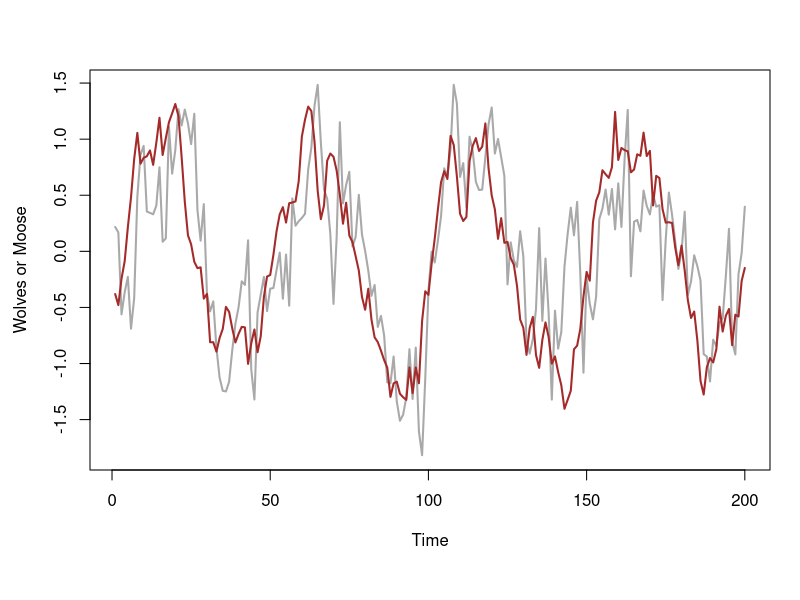
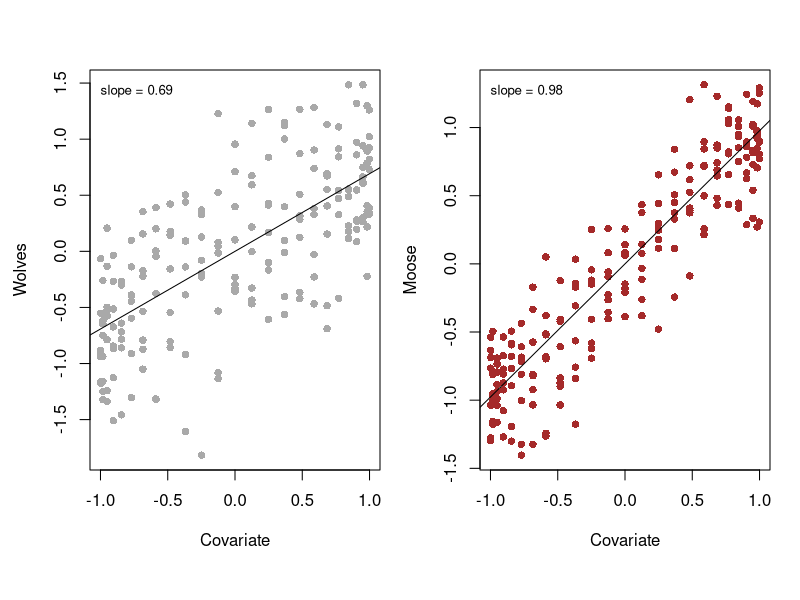
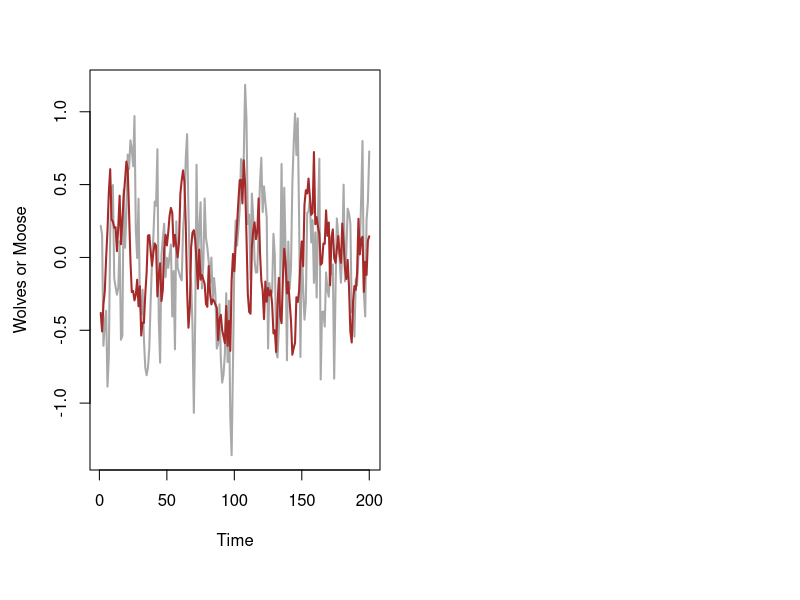
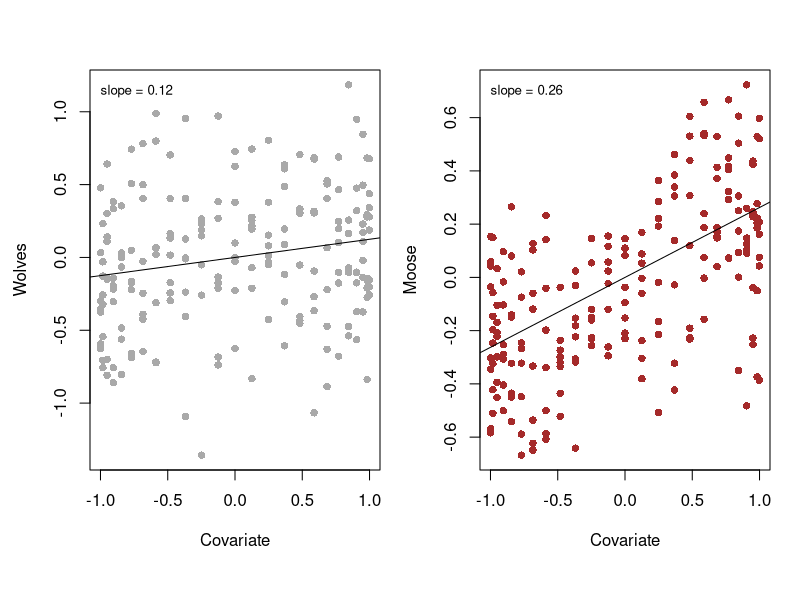
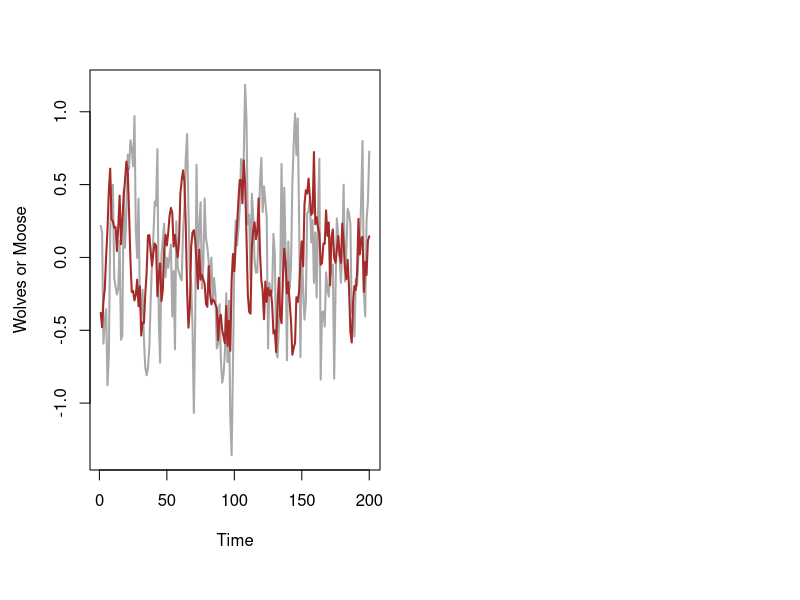
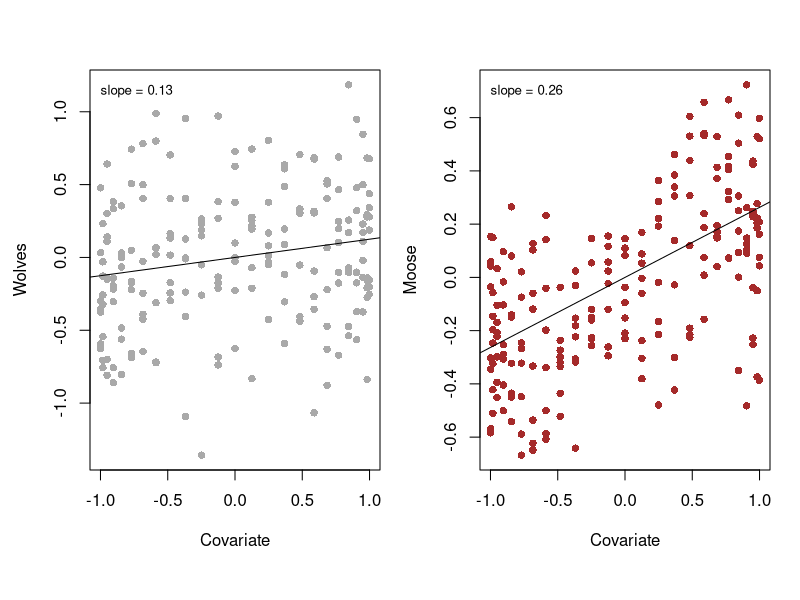

Write the R code that produced these figures, in order.
## ---- chunk 1
knitr::opts_chunk$set(echo = TRUE, size="small")
## ---- chunk 2
library(MASS)
set.seed(123)
## time steps
TT <- 200
## interaction matrix
BB <- matrix(c(0.6,-0.1,0.2,0.8),2,2)
## covariate effects
CC <- matrix(c(0.1,0.3),2,1)
## dummy sinusoidal covariate
cc <- matrix(sin(2*pi*seq(TT)/50),1,TT)
## process variance
QQ <- matrix(c(0.15,0,0,0.03),2,2)
## process errors
xx <- ww <- t(mvrnorm(TT, matrix(c(0,0),2,1), QQ))
## simulate process
for(t in 2:TT) {
  xx[,t] <- BB %*% xx[,t-1] + CC %*% cc[,t,drop=FALSE] + ww[,t]
}
## plot states
par(mai=c(0.8,0.8,0.2,0.2), omi=c(0.5,0.1,0.5,0.1))
plot.ts(xx[1,], ylab="Wolves or Moose", col="darkgray", ylim=c(min(xx), max(xx)), lwd=2)
lines(xx[2,], col="brown", lwd=2)
## ---- chunk 3
## slopes
sw <- coef(lm(xx[1,] ~ cc[1,] - 1))
sm <- coef(lm(xx[2,] ~ cc[1,] - 1))
## plot covariate vs states
par(mfrow=c(1,2), mai=c(0.8,0.8,0.2,0.2), omi=c(0.5,0.1,0.5,0.1))
plot(cc, xx[1,], pch=16, ylab="Wolves", xlab="Covariate", col="darkgray")
abline(a=0, b=sw)
text(-1, max(xx[1,]), substitute(paste("slope = ", s), list(s = round(sw, 2))),
     adj=c(0,1), cex=0.8)
plot(cc, xx[2,], pch=16, ylab="Moose", xlab="Covariate", col="brown")
abline(a=0, b=sm)
text(-1, max(xx[2,]), substitute(paste("slope = ", s), list(s = round(sm, 2))),
     adj=c(0,1), cex=0.8)
## ---- chunk 4
## simulate process
for(t in 2:TT) {
  xx[,t] <- BB %*% (xx[,t-1] - CC %*% cc[,t-1]) + CC %*% cc[,t] + ww[,t]
}
## plot states
par(mai=c(0.8,0.8,0.2,0.2), omi=c(0.5,0.1,0.5,0.1))
plot.ts(xx[1,], ylab="Wolves or Moose", col="darkgray", ylim=c(min(xx), max(xx)), lwd=2)
lines(xx[2,], col="brown", lwd=2)
## ---- chunk 5
## slopes
sw <- coef(lm(xx[1,] ~ cc[1,] - 1))
sm <- coef(lm(xx[2,] ~ cc[1,] - 1))
## plot covariate vs states
par(mfrow=c(1,2), mai=c(0.8,0.8,0.2,0.2), omi=c(0.5,0.1,0.5,0.1))
plot(cc, xx[1,], pch=16, ylab="Wolves", xlab="Covariate", col="darkgray")
abline(a=0, b=sw)
text(-1, max(xx[1,]), substitute(paste("slope = ", s), list(s = round(sw, 2))),
     adj=c(0,1), cex=0.8)
plot(cc, xx[2,], pch=16, ylab="Moose", xlab="Covariate", col="brown")
abline(a=0, b=sm)
text(-1, max(xx[2,]), substitute(paste("slope = ", s), list(s = round(sm, 2))),
     adj=c(0,1), cex=0.8)
## ---- chunk 6
## initialize y
yy <- xx
## simulate data
for(t in 2:TT) {
  xx[,t] <- BB %*% xx[,t-1] + ww[,t]
  yy[,t] <- xx[,t] + CC %*% cc[,t]
}
## plot states
par(mai=c(0.8,0.8,0.2,0.2), omi=c(0.5,0.1,0.5,0.1))
plot.ts(yy[1,], ylab="Wolves or Moose", col="darkgray", ylim=c(min(yy), max(yy)), lwd=2)
lines(yy[2,], col="brown", lwd=2)
## ---- chunk 7
## slopes
sw <- coef(lm(yy[1,] ~ cc[1,] - 1))
sm <- coef(lm(yy[2,] ~ cc[1,] - 1))
## plot covariate vs states
par(mfrow=c(1,2), mai=c(0.8,0.8,0.2,0.2), omi=c(0.5,0.1,0.5,0.1))
plot(cc, yy[1,], pch=16, ylab="Wolves", xlab="Covariate", col="darkgray")
abline(a=0, b=sw)
text(-1, max(yy[1,]), substitute(paste("slope = ", s), list(s = round(sw, 2))),
     adj=c(0,1), cex=0.8)
plot(cc, yy[2,], pch=16, ylab="Moose", xlab="Covariate", col="brown")
abline(a=0, b=sm)
text(-1, max(yy[2,]), substitute(paste("slope = ", s), list(s = round(sm, 2))),
     adj=c(0,1), cex=0.8)
